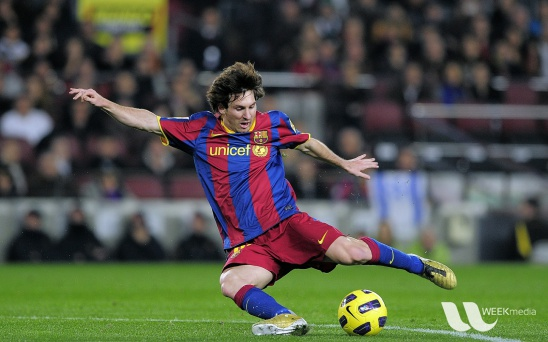
#> input picture image/messi5.jpg, 548 x 342 px
$ python image_pyramid.py
#> lines starting #> are read from the running program, lines starting #| are printed output that depends on the picture
# coding=utf-8
"""
ref: http://opencv-python-tutroals.readthedocs.io/en/latest/py_tutorials/py_imgproc/py_pyramids/py_pyramids.html#pyramids
图像金字塔 image pyramids

"""

import cv2
import numpy as np
from matplotlib import pyplot as plt

IMG1 = "../image/messi5.jpg"


def pyramids():
    img = cv2.imread(IMG1)
#> img is the input picture: shape (342, 548, 3); mean B, G, R 72.4, 86, 82.2
    img = cv2.cvtColor(img, cv2.COLOR_BGR2RGB)
    low_reso1 = cv2.pyrDown(img)
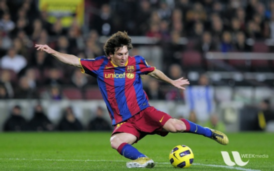
#> low_reso1: shape (171, 274, 3); mean R, G, B 82.1, 85.9, 72.4
    low_reso2 = cv2.pyrDown(low_reso1)
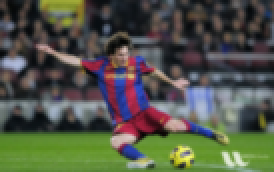
#> low_reso2: shape (86, 137, 3) (shown 2 times larger); mean R, G, B 82.1, 86, 72.3
    low_reso3 = cv2.pyrDown(low_reso2)
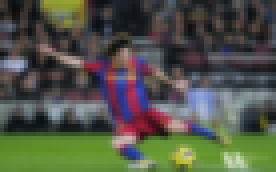
#> low_reso3: shape (43, 69, 3) (shown 4 times larger); mean R, G, B 81.8, 85.6, 72.2

    plt.subplot(221), plt.imshow(img), plt.title("original")
    plt.subplot(222), plt.imshow(low_reso1), plt.title("low reso1")
    plt.subplot(223), plt.imshow(low_reso2), plt.title("low_reso2")
    plt.subplot(224), plt.imshow(low_reso3), plt.title("low_ reso3")
    plt.show()
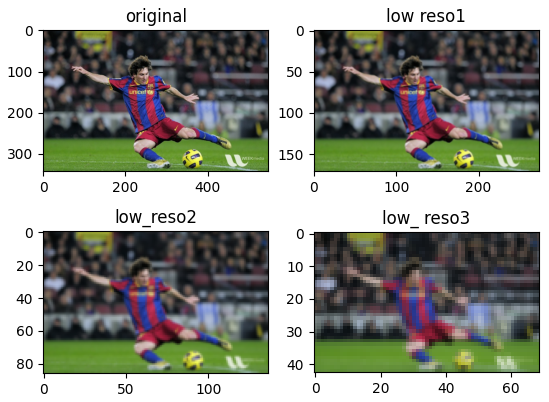
#> figure drawn by matplotlib, 4 panels


if __name__ == "__main__":
    print("opencv")
    pyramids()
